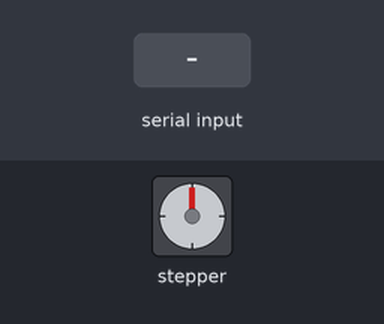
Simulated run of this sketch. Board: Arduino Uno, built with avr-gcc and run on an emulated ATmega328P. On the bench: stepper motor. Inputs (shaded band) come from the test bench. Stepper angles assume 200 steps per turn; what the sketch prints to the serial monitor is not drawn.

Above: at 1.5 s.
1.6 s: "90,45\n" received over Serial
At 2.05 s:
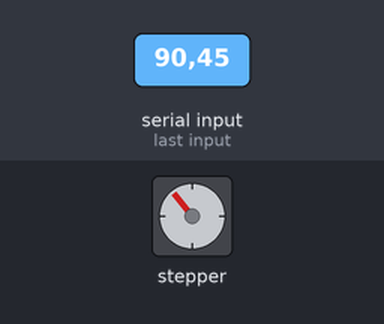
At 2.66 s:
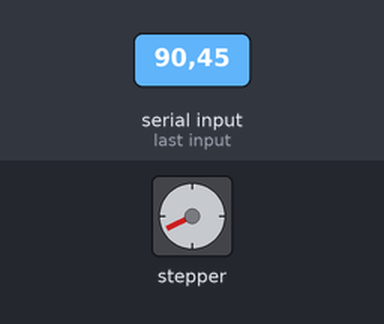
Timing chart, 0 to 10.6 s (numbered marks = the images above; inputs shaded):
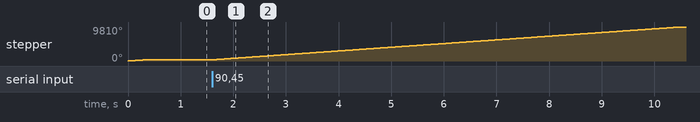

The sketch:

z-motor-encoder.ino
```cpp
/* Linear control of a stepper motor
 *
 * Pinout:
 *
 * M1 -> Stepper Motor (Arduino Motor Shield v2 @0x60, M1/M2)
 */

#define DEBUG_VERBOSE	0

#include <Wire.h>
#include <Adafruit_MotorShield.h>

const int adaMotor = 1;

#define MAX_POS 5250
#define MIN_POS 0

Adafruit_MotorShield AFMS = Adafruit_MotorShield();

/* 200 steps/rotation (1.8 degree), 1 = M1/M2, 2 = M3/M4 */
Adafruit_StepperMotor *motorM1 = AFMS.getStepper(200, 1);

static enum {
	HOMING,
	MOVING,
	IDLE
} motorMode;

long posMotorNow = 0;
long posMotorFuture = 0;
int posOvershoot;

void setup() {
	Serial.begin(9600);

	AFMS.begin();
	/* Get a direction */
	Serial.print("Homing: ");
	motorMode = HOMING;
	/* Motor RPM  = 10 */
	motorM1->setSpeed(200);
	motorM1->step(200, FORWARD, DOUBLE);
}

int pos = -1;
int neg = 0;

void readNextPosition() {
	while (Serial.available()) {
		int c = Serial.read();
		if (c == '\r' || c == '\n') {
			if (pos >= 0) {
				/* Go there */
				pos *= (neg ? -1 : 1);
				if (pos > MAX_POS)
					pos = MAX_POS;
				if (pos < MIN_POS)
					pos = MIN_POS;
				Serial.print("\r\nDest: "); Serial.print(pos); Serial.print("\r\n");
				posMotorFuture = pos;
				motorMode = MOVING;
			}

			/* Get a direction */
			Serial.print("\r\nPos: ");

			pos = -1;
			neg = 0;
		} else if (c == '-' && neg == 0 && pos < 0) {
				neg = 1;
			Serial.write(c);
		} else if (c >= '0' && c <= '9') {
			if (pos < 0)
				pos = 0;
			pos *= 10;
			pos += (c - '0');
			Serial.write(c);
		} else if (pos >= 0 && (c == '\b' || c == 127)) {
			Serial.print("\b \b\b");
			pos /= 10;
			if (pos == 0 && neg) {
				neg = 0;
				pos = -1;
			}
		} else {
			Serial.write('\a');
			Serial.print("BEEP[");
			Serial.print(c);
			Serial.print("] pos=");
			Serial.print(pos);
			Serial.print(", neg=");
			Serial.print(neg);
			Serial.print("\r\n");
		}
	}
}

void loop() {
	long distance;
	int direction;

	if (motorMode == HOMING) {
		motorMode = IDLE;
		return;
	}

	if (motorMode == IDLE) {
		readNextPosition();
		return;
	}

	distance = posMotorFuture - posMotorNow;

	if (distance >= 0) {
		direction = FORWARD;
	} else {
		direction = BACKWARD;
		distance = -distance;
	}

	if (distance == 0) {
		/* We are where we want to be */
		Serial.print("Located: ");Serial.println(posMotorNow);
		motorMode = IDLE;
	} else {
		/* Moving ahead... */
		Serial.print("Step... ");Serial.print(distance);
		motorM1->step(distance, direction, DOUBLE);
		posMotorNow = posMotorFuture;
		Serial.println();
	}
}
```

Measured:
- after the input at 1.6 s, stepper: keeps turning clockwise at about 1064°/s, starting at once
